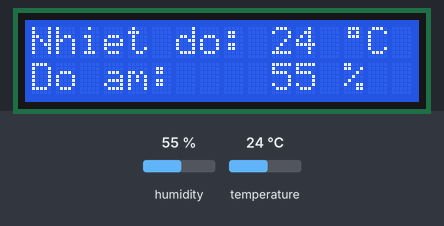
This sketch was run on a simulated Arduino Uno, built with avr-gcc and run on an emulated ATmega328P. Parts: 16×2 character LCD. The inputs (shaded band) are chosen by the test bench; at power-on: humidity 55 %, temperature 24 °C.

Above: at 1.2 s.
1.3 s: humidity set to 22 %
At 3.2 s:
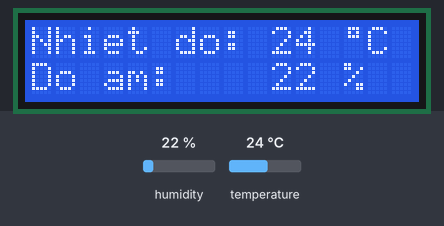
4.0 s: temperature set to 12 °C
At 4.5 s:
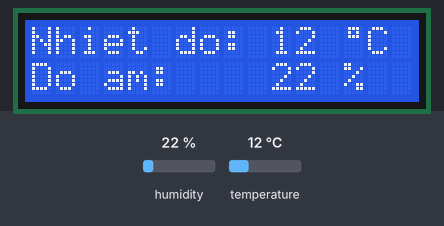
6.7 s: humidity set to 40 %
At 9.4 s:
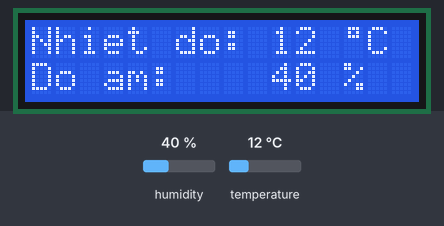
9.7 s: temperature set to 19 °C
At 10.7 s:
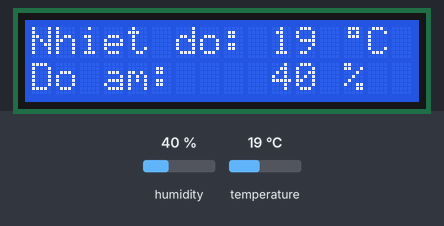
Timing chart, 0 to 12.7 s (numbered marks = the images above; inputs shaded):
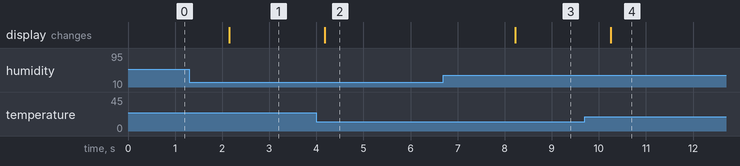

Measured:
- after the input at 1.3 s, the display: changes after 0.85 s (image 1)
- after the input at 4.0 s, the display: changes after 0.17 s (image 2)
- after the input at 6.7 s, the display: changes after 1.5 s (image 3)
- after the input at 9.7 s, the display: changes after 0.55 s (image 4)

The sketch:

DHT11.ino
```cpp
#include <DHT.h>
#include <LiquidCrystal_I2C.h>

//#include "timer.h"

const int DHTPIN = 4;
const int DHTTYPE = DHT11;
DHT dht(DHTPIN, DHTTYPE);
LiquidCrystal_I2C lcd(0x27,16,2);

byte degree[8] = {
  0B01110,
  0B01010,
  0B01110,
  0B00000,
  0B00000,
  0B00000,
  0B00000,
  0B00000
};

void setup() {
  lcd.init();
  lcd.backlight();
  lcd.print("Nhiet do: ");
  lcd.setCursor(0,1);
  lcd.print("Do am: ");
  lcd.createChar(1, degree);
  dht.begin();
}

void loop() {
  float h = dht.readHumidity();
  float t = dht.readTemperature();

  if (isnan(t) || isnan(h)) {
  }
  else {
    lcd.setCursor(10,0);
    lcd.print(round(t));
    lcd.print(" ");
    lcd.write(1);
    lcd.print("C");

    lcd.setCursor(10,1);
    lcd.print(round(h));
    lcd.print(" %");
  }
}


////YWROBOT
////Compatible with the Arduino IDE 1.0
//#include <Wire.h>
//#include <LiquidCrystal_I2C.h>
//
//void setup()
//{
//  lcd.init();
//  lcd.backlight();
//  lcd.setCursor(0, 0);
//  lcd.print("Hello World!");
//  lcd.setCursor(0,1);
//  lcd.print("Hello NDC!");
//}
//
//void loop()
//{
//}
```
